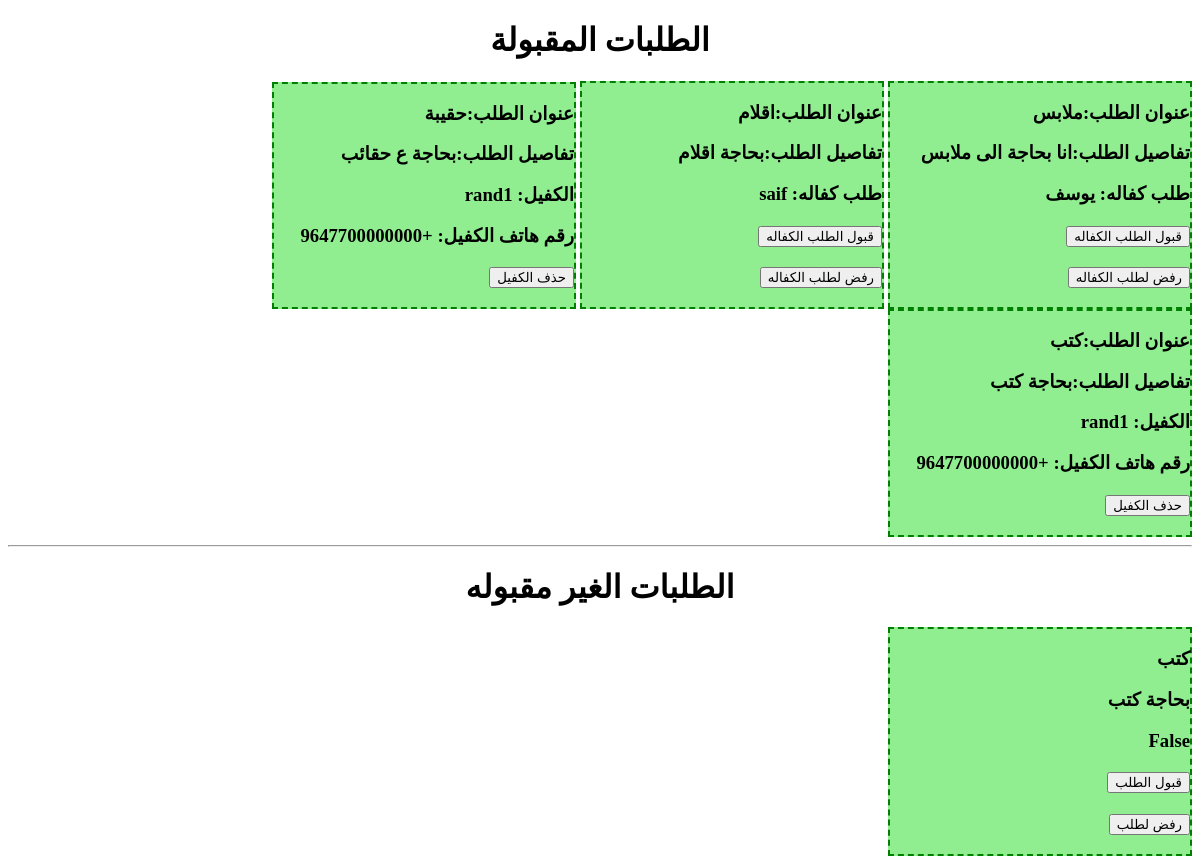
Before: /sponsor/kafalat/ (signed in) with the older database file.
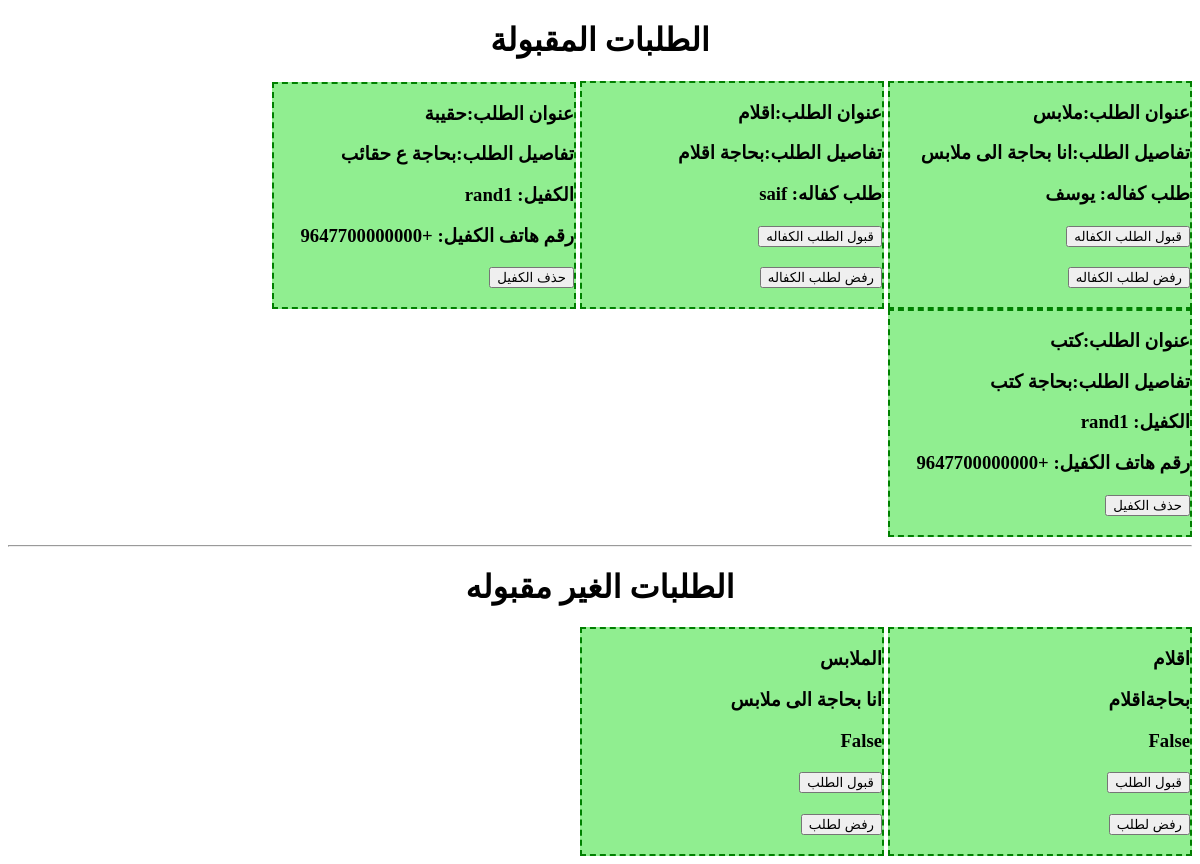
After: the same page with the newer database file.
### Students/models.py (models this page shows, shortened)
class Req_st(models.Model):
    title=models.CharField(max_length=200)
    info=models.TextField(max_length=1900)
    sender=models.CharField(max_length=200)
    date_up=models.DateField(auto_now_add=True)
    sponser=models.CharField(max_length=200,blank=True)
    sNumber=models.CharField(max_length=200,blank=True)
    sNumberReq=models.CharField(max_length=200,blank=True)
    approved=models.BooleanField(default=False)
    req_spon=models.CharField(max_length=250,blank=True)
    disable=models.BooleanField(default=False)

### Sponsors/views.py (the view)
@requires_csrf_token
def displayKafalat(request):
    if auth(request) == 2 or auth(request) == 1:  # sponsor or admin
        kta = Req_st.objects.filter(approved = True)
        kT = Req_st.objects.filter(sponser='',req_spon='',approved = True,disable = False)
        kF = Req_st.objects.filter(sponser='',req_spon='',approved = False,disable = False)
        return render(request, 'kafalat.html',{'kT':kT, 'kF': kF, 'kta':kta, 'auth': auth(request)})
    else:
        return redirect('home')

### accounts/views.py (called while the page is built, shortened)
def auth(request):
    sponsor_approved = Sponsor.objects.filter(username=request.user)
    student_approved = Students.objects.filter(username=request.user)
    x = 0
    if request.user.is_authenticated and not sponsor_approved and not student_approved:
        x = 1  # admin
    else:
        x = 4  # user
    return x

### Sponsors/templates/kafalat.html (shortened to what this page needs)
<!DOCTYPE html>
<html>
<head>
</head>
<body dir="rtl">
  {% if auth == 1%}
  <center><h1>الطلبات المقبولة<br></center>
      {% for i in kta %}
    {% if i.req_spon != '' or i.sponser != '' %}
      <div style="border: dashed 2px green; width: 300px;display: inline-block; background-color: lightgreen;" dir="rtl">
                        <h3>عنوان الطلب:{{ i.title | safe }} </h3>
                      <h3>تفاصيل الطلب:{{ i.info | safe }}</h3>
                        {% endif %}
                      {% if i.req_spon != '' %}
                                    <h3> طلب كفاله: {{ i.req_spon | safe }}</h3>
                                      <h3><button onclick="window.location.href='adminA/{{i.id | safe}}'"> قبول الطلب الكفاله </button></h3>
                                    <h3><button onclick="window.location.href='adminb/{{i.id | safe}}'"> رفض لطلب  الكفاله </button></h3>
                                  {% endif %}
                                  {% if i.sponser != '' %}
                                                <h3> الكفيل: {{ i.sponser | safe }}</h3>
                                                  <h3> رقم هاتف الكفيل: {{ i.sNumber | safe }}</h3>
                                                  <h3><button onclick="window.location.href='admind/{{i.id | safe}}'"> حذف الكفيل  </button></h3>
                                              {% endif %}
      </div>
{% endfor %}
<hr>
                <center><h1>الطلبات الغير مقبوله<br></center>
                {% for i in kF %}
    <div style="border: dashed 2px green; width: 300px;display: inline-block; background-color: lightgreen;" dir="rtl">
                    <h3>{{ i.title | safe }}</h3>
                    <h3>{{ i.info | safe }}</h3>
                    <h3>{{ i.approved | safe }}</h3>
                    <h3><button onclick="window.location.href='adminRA/{{i.id | safe}}'" name='accept'>قبول الطلب  </button></h3>
                  <h3><button onclick="window.location.href='adminRB/{{i.id | safe}}'" name='refuse'> رفض لطلب  </button></h3>
    </div>
{% endfor %}
{% endif %}
</body>
</html>

### Sponsors/templates/kafalat.html (style rules this page uses)
div { border-style: solid; border-width: 1px; width : 10%; }

Changed rows visible on the page:
no longer on this page (row edited): Req_st: title "كتب", info "بحاجة كتب", approved "False", shown under "الطلبات الغير مقبوله"
added Req_st: title "اقلام", info "بحاجةاقلام", approved "False", shown under "الطلبات الغير مقبوله"
added Req_st: title "الملابس", info "انا بحاجة الى ملابس", approved "False", shown under "الطلبات الغير مقبوله"
